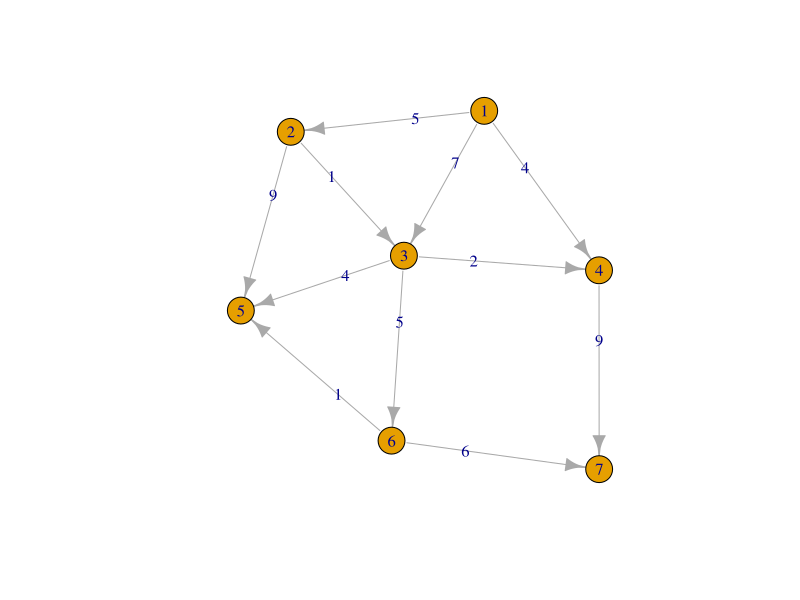

Recreate this plot in R.

library(igraph)


edgelist <- data.frame(
  from = c(1,1,1,2,2,3,3,3,4,6,6),
  to = c(2,3,4,3,5,4,6,5,7,7,5),
  capacity = c(5,7,4,1,9,2,5,4,9,6,1))
  

g <- graph_from_data_frame(as.data.frame(edgelist))

E(g)$capacity <- edgelist$capacity


plot(g, edge.label = E(g)$capacity)

max_flow(g, source=V(g)["1"], target=V(g)["5"])

